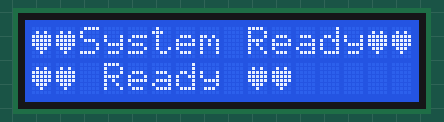
The sketch below on a simulated Arduino Uno, built with avr-gcc and run on an emulated ATmega328P. Shown: 16×2 character LCD.

Above: at 1.1 s.
At 5.1 s:
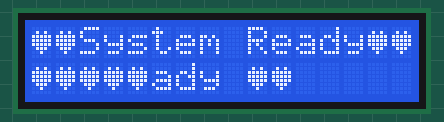
At 9.1 s:
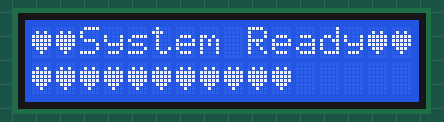
At 16.1 s:
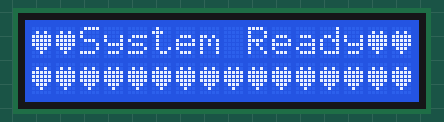
At 23.1 s:
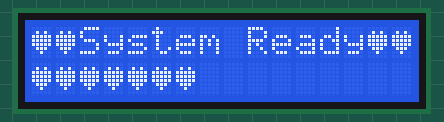
At 38.1 s:
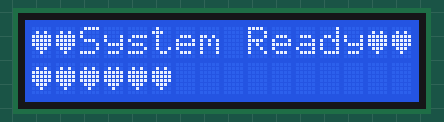

Measured:
- what the display in image 0 shows lasts 2.0 s, from 1.1 s to 3.1 s
- what the display in image 1 shows lasts 1.0 s, from 5.1 s to 6.1 s
- what the display in image 2 shows lasts 3.0 s, from 9.1 s to 12.1 s

The sketch:

lcd.ino
```cpp
#include<LiquidCrystal.h>  // Including LCD Library
LiquidCrystal lcd(9, 8, 14,15, 16, 17);


byte heart[8] = // Designing the HEART Symbol ( Initialize the Function)
{
  0b00000,
  0b01010,
  0b11111,
  0b11111,
  0b11111,
  0b01110,
  0b00100,
  0b00000
};

void setup()
{

  lcd.begin(16,2);
  lcd.createChar(1, heart); // Initializing the Symbol Creation Function in LCD

  lcd.clear();
  lcd.setCursor(0,0);
  lcd.write(1);lcd.write(1);lcd.write(1);
  lcd.print(" System ");
  lcd.write(1);lcd.write(1);lcd.write(1);
  lcd.setCursor(0,1);
  lcd.write(1);lcd.write(1);
  lcd.print(" Ready ");
  lcd.write(1);lcd.write(1);

  delay(1000);
}

void loop()
  {
    lcd.setCursor(0,0);
  lcd.write(1);lcd.write(1);
  lcd.print("System Ready");
   lcd.write(1);lcd.write(1);
    lcd.setCursor(0, 1);
    lcd.write(1);
    delay(1000);
    lcd.setCursor(1, 1);
    lcd.write(1);
    delay(1000);
    lcd.setCursor(2, 1);
    lcd.write(1);
    delay(1000);
    lcd.setCursor(3, 1);
    lcd.write(1);
    delay(1000);
    lcd.setCursor(4, 1);
    lcd.write(1);
    delay(1000);
    lcd.setCursor(5, 1);
    lcd.write(1);
    delay(1000);
    lcd.setCursor(6, 1);
    lcd.write(1);
    delay(1000);
    lcd.setCursor(7, 1);
    lcd.write(1);
    delay(1000);
    lcd.setCursor(8, 1);
    lcd.write(1);
    delay(1000);
    lcd.setCursor(9, 1);
    lcd.write(1);
    delay(1000);
    lcd.setCursor(10, 1);
    lcd.write(1);
    delay(1000);
    lcd.setCursor(11, 1);
    lcd.write(1);
    delay(1000);
    lcd.setCursor(12, 1);
    lcd.write(1);
    delay(1000);
    lcd.setCursor(13, 1);
    lcd.write(1);
    delay(1000);
    lcd.setCursor(14, 1);
    lcd.write(1);
    delay(1000);
    lcd.setCursor(15, 1);
    lcd.write(1);
    delay(1000);
    lcd.setCursor(0,1);
    lcd.clear();
  }
```
